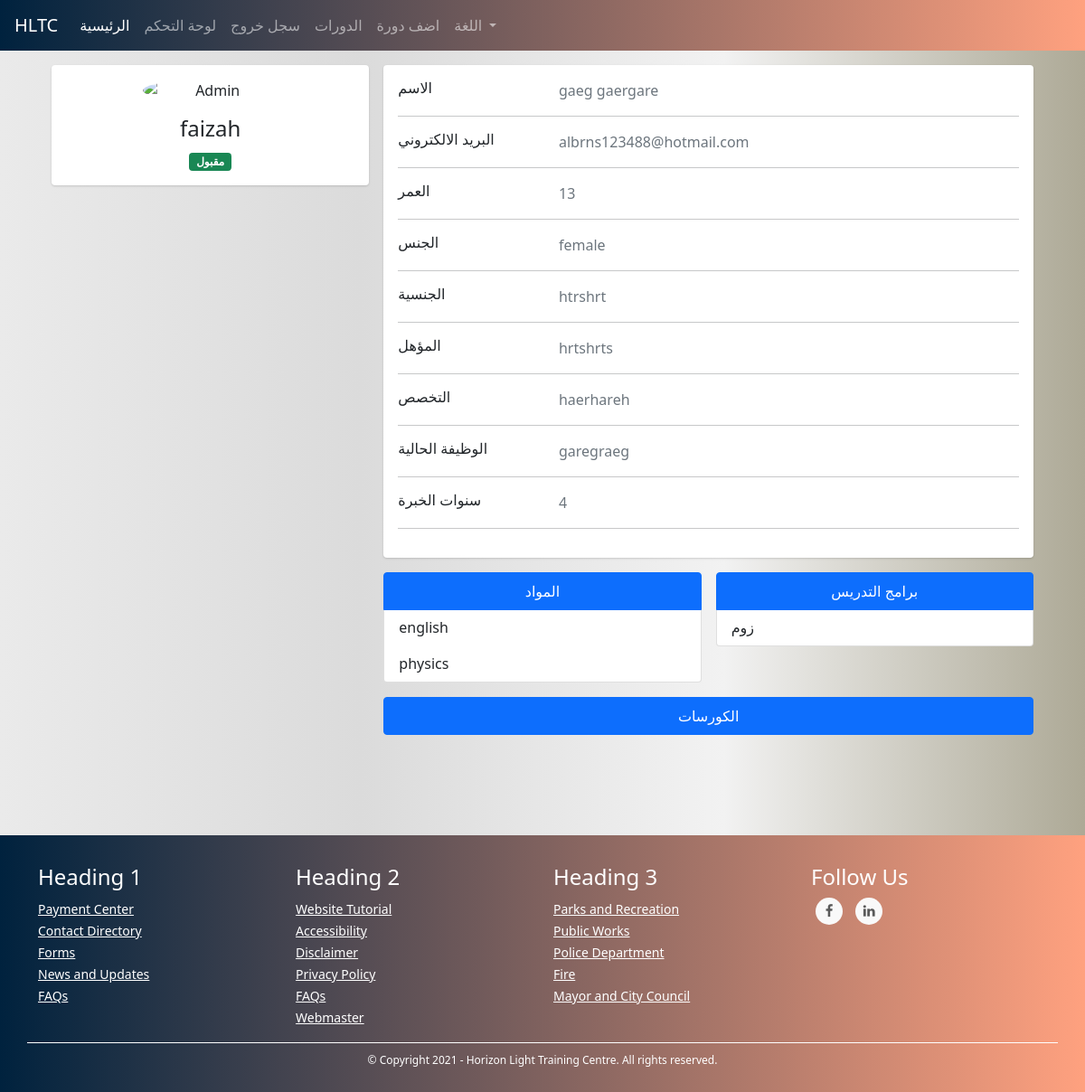
Before: /admins/user/4 (signed in) with the older database file.
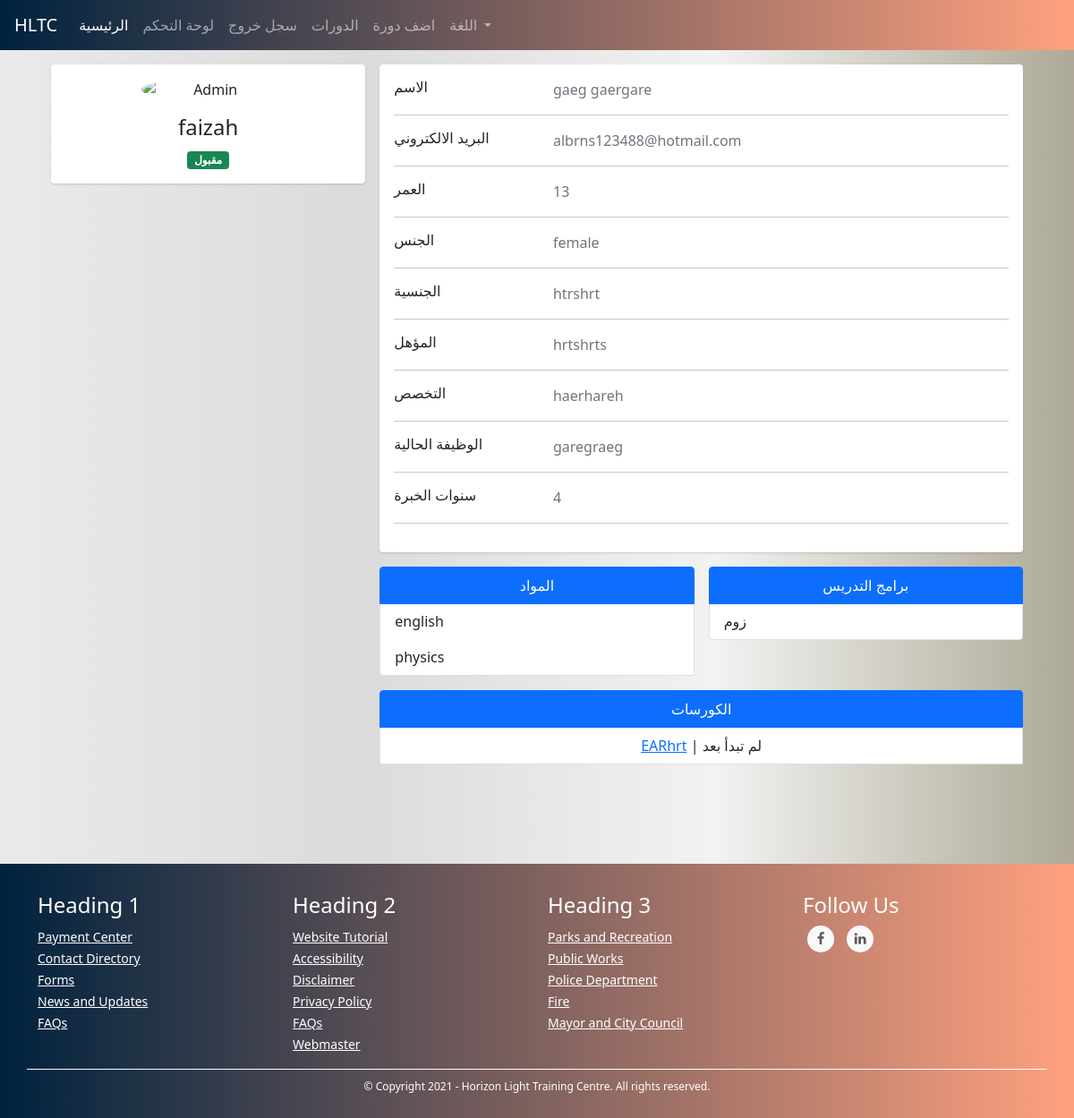
After: the same page with the newer database file.
### TUTOR/models.py (models this page shows, shortened)
class CourseModel(db.Model):
    id = db.Column(db.Integer, primary_key=True)
    name = db.Column(db.String(130), nullable=False)
    description = db.Column(db.String(1000), nullable=False)
    subject = db.Column(db.String(), nullable=False)
    price = db.Column(db.Integer, nullable=False)
    min_students = db.Column(db.Integer, nullable=False)
    max_students = db.Column(db.Integer, nullable=False)
    currency = db.Column(db.String(3), nullable=False)
    began = db.Column(db.Boolean, nullable=False, default=False)
    ended = db.Column(db.Boolean, nullable=False, default=False)
    course_type = db.Column(db.Integer, nullable=False) # 1 for start when min number # 2 for start with min and date
    _period = db.Column(db.Integer, nullable=True) # days
    _start_date = db.Column(db.DateTime, nullable=True)
    _end_date = db.Column(db.DateTime, nullable=True)
    links = db.Column(db.String(), nullable=False) # {"zoom": "link", ....}
    weekly_time_table_json  = db.Column(db.String(1000), nullable=False) # {"saturday": {"from": ..., "to": ...}, ...}
    _state = db.Column(db.String(), nullable=False, default=json.dumps({"state_code": 1, "state_string": "لم تبدأ بعد", "allowed_actions": ["join", "view", "start", "cancel"]})) # {"state_code": 2, "state_string": "قائم", "allowed_actions": ["view", "end"]} {"state_code": 3, "state_string": "انتهى", "allowed_actions": ["delete"]} {"state_code": 4, "state_string": "ملغي", "allowed_actions": ["delete"]}
    number_of_students_paid = db.Column(db.Integer, nullable=False, default=0)
    have_sent_first_payment_emails = db.Column(db.Boolean, nullable=False, default=False)
    created_by_admin = db.Column(db.Boolean, nullable=False)
    creation_date = db.Column(db.DateTime, nullable=False, default=datetime.utcnow)
    payment_model = db.relationship('PaymentModel', backref='course', uselist=False)
    tutor_data_model_id = db.Column(db.Integer, db.ForeignKey('tutor_data_model.id'),
        nullable=False)
    @property
    def state(self): # hold the course's state for example (is it runnung or hasn't began yet...) this helps with determaning what to do with the couse next for example (if it's running we should look into if it should end)
        return json.loads(self._state)
    def start(self):
        self.began = True
        self._state = json.dumps({"state_code": 2, "state_string": "قائم", "allowed_actions": ["view", "end"]})
        if self.course_type == 1:
            now = datetime.date(datetime.utcnow())
            self._start_date = now
            self._end_date = now + timedelta(days=self.period)
        db.session.commit()
        for sdm in self.students: # the paymetn is when a student joins not when the course begins bcz the course wont begin if students didn't pay
            send_student_course_start_email(sdm.user, self)
        send_tutor_course_start_email(self.tutor.user, self)
        return True
    def end(self):
        self.ended = True
        self._state = json.dumps({"state_code": 3, "state_string": "انتهى", "allowed_actions": ["delete"]})
        db.session.commit()
        for sdm in self.students:
            send_student_course_ended_email(sdm.user, self)
        send_tutor_course_ended_email(self.tutor.user, self)
        return True
    def cancel(self):
        self._state = json.dumps({"state_code": 4, "state_string": "ملغي", "allowed_actions": ["delete"]})
        db.session.commit()
        self.payment_model.refund_all()
        for sdm in self.students:
            send_student_course_canceled_email(sdm.user, self)
        send_tutor_course_canceled_email(self.tutor.user, self)

### TUTOR/ADMINISTRATION/routes.py (the view)
@admins_blueprint.route("/admins/user/<user_id>", methods=["GET"])
@login_required(ADMIN_TYPES)
def user_detailed_view(user_id): # admin only
    user = UserModel.query.get(user_id)
    user_type = user.user_type
    if user_type == "tutor":
        return render_template("admins/users/new_tutor.html", user=user)
    elif user_type == "student":
        return render_template("admins/users/new_student.html", user=user)
    elif user_type in ADMIN_TYPES:
        return render_template("admins/users/new_admin.html", user=user)

### TUTOR/ADMINISTRATION/routes.py (called while the page is built)
@admins_blueprint.context_processor
def utility_processor():
    return dict(get_language_text=LngObj.get_language_text, get_current_page_language_list=LngObj.get_current_page_language_list, languages=LANGUAGES, admin_types=ADMIN_TYPES, settings=SiteSettingsModel.instance())

### TUTOR/models.py (called while the page is built)
@login_manager.user_loader
def load_user(user_id):
    return UserModel.query.get(int(user_id))

    @property
    def full_name(self):
        return self.first_name + " " + self.last_name

    @property
    def gender(self):
        return "male" if self._gender else "female"

    @property
    def age(self):
        return int((datetime.date(datetime.utcnow()) - datetime.date(self.date_of_birth)).days / 365)

    @property
    def subjects(self):
        return json.loads(self._subjects)

    @property
    def tools_used_for_online_tutoring(self):
        return json.loads(self._tools_used_for_online_tutoring)

    @classmethod
    def instance(cls):
        return cls.query.get(1)

### TUTOR/templates/admins/users/new_tutor.html (shortened to what the changed rows need)
{% extends "template.html" %}
{% block content %}
<link rel="stylesheet" href="{{ url_for('static', filename='css/students/profile.css') }}">
<div class="container">
    <div class="main-body">
          <div class="row gutters-sm">
            <div class="col-md-8">
              <div class="row gutters-sm">
                <div class="col-sm-6 mb-3">
                    <ul class="list-group">
                        <li class="list-group-item active" aria-current="true"><center>المواد</center></li>
                        {% for subject in user.tutor_data_model.subjects %}
                        <li class="list-group-item">{{ subject }}</li>
                        {% endfor %}
                      </ul>
                </div>
                <div class="col-sm-6 mb-3">
                    <ul class="list-group">
                        <li class="list-group-item active" aria-current="true"><center>برامج التدريس</center></li>
                        {% for tool in user.tutor_data_model.tools_used_for_online_tutoring %}
                        <li class="list-group-item">{{ tool }}</li>
                        {% endfor %}
                      </ul>
                </div>
              <div class="col-sm-12 mb-6">
                <ul class="list-group">
                    {% for course in user.tutor_data_model.courses %}
                    <center><li class="list-group-item"><a href="{{ url_for('courses_blueprint.course', course_id=course.id) }}">{{ course.name }}</a> | {{ course.state.state_string }}</li></center>
                    {% endfor %}
                  </ul>
            </div>
        </div>
            </div>
          </div>
        </div>
    </div>
    <br><br><br><br>
{% endblock %}

Changed rows visible on the page:
added CourseModel: name "EARhrt", state.state_string "لم تبدأ بعد"
